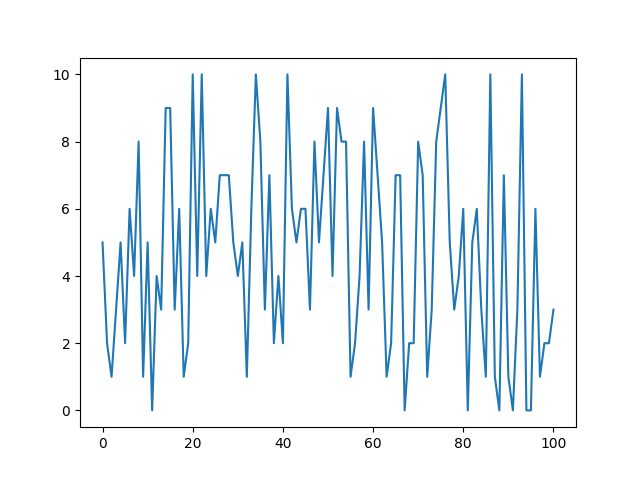
#> input picture day1_16/test.png, 640 x 480 px
$ python demo9.py
#> lines starting #> are read from the running program, lines starting #| are printed output that depends on the picture; after the words box and inside, x2 and y2 are one past the last pixel; in counts of white or black regions, pixels touching at a corner belong together
import cv2 as cv
import numpy as np

cv.namedWindow("test")

cv.moveWindow("test", 50, 50)

cv.resizeWindow("test", 640, 480)

testimg = cv.imread("test.png")
#> testimg is the input picture: shape (480, 640, 3); mean B, G, R 247.5, 243.1, 236.8

h, w, c = testimg.shape
#> h = 480; w = 640; c = 3

testimg[:, 0:10] = (255, 0, 0)
testimg[:, w - 10:w] = (0, 255, 0)
testimg[0:10, :] = (0, 0, 255)
testimg[h - 10:h, :] = (0, 255, 255)
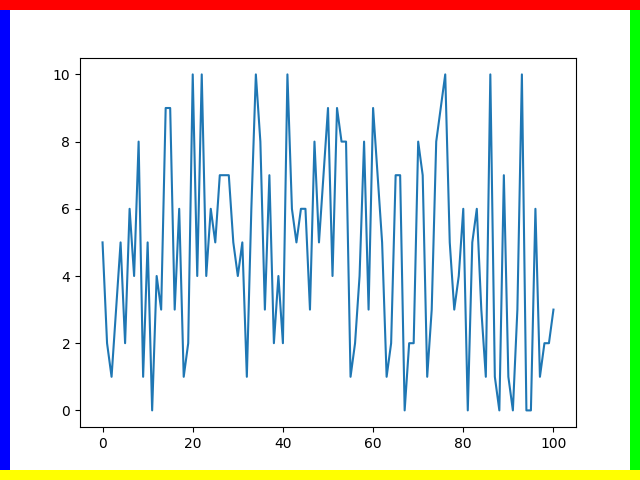
#> testimg: shape (480, 640, 3); mean B, G, R 233.1, 234, 229.2

test2 = cv.imread("test2.png")
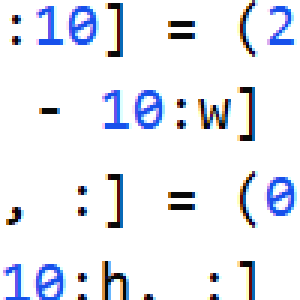
#> input picture day1_16/test2.png, 100 x 100 px (shown 3 times larger)
#> test2 is the input picture: shape (100, 100, 3); mean B, G, R 242.7, 235.7, 233.4

h1, w1, c1 = test2.shape
#> h1 = 100; w1 = 100; c1 = 3
testimg[10:h1 + 10, 10:w1 + 10] = test2
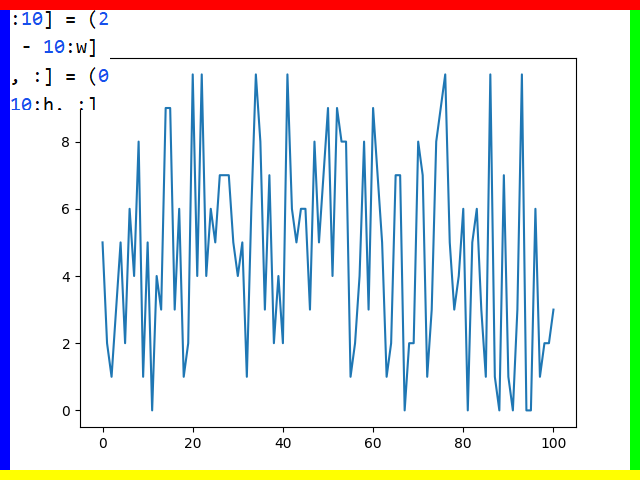
#> testimg: shape (480, 640, 3); 0.59% of pixels changed, all inside (x1, y1, x2, y2) = (11, 10, 110, 110)
def onMouse(event, x, y, flags, param):
    if event == cv.EVENT_LBUTTONDOWN:
        print(event, x, y, flags, param)
        xc, yc = x, y
    if event == cv.EVENT_LBUTTONUP:
        print(event, x, y, flags, param)
        xc2, yc2 = x, y
        cv.line(param, (xc, yc), (xc2, yc2), (0, 0, 255), 2)
        cv.imshow("test", param)
    pass

# test = np.full((100, 100, 3), (255, 0, 0), np.uint8)


cv.setMouseCallback("test", onMouse, testimg)

cv.imshow("test", testimg)
cv.waitKey(0)
